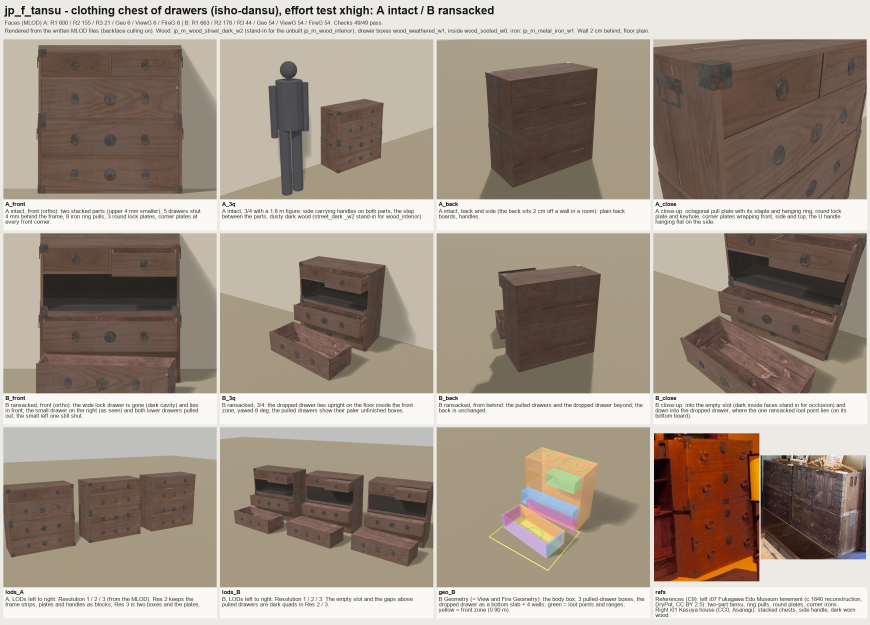
#> input picture spikes/effort_test/xhigh/tansu_contact_sheet.png, 2610 x 1874 px, given in place of jp_m_wood_street_dark_w2_co.png, which was not available (shown at 1/3 size)
$ python build.py tansu_contact_sheet.png
#> lines starting #> are read from the running program, lines starting #| are printed output that depends on the picture; after the words box and inside, x2 and y2 are one past the last pixel; in counts of white or black regions, pixels touching at a corner belong together; pictures that were not available may be replaced by others from this repository, and a replacement may not be noted
### spikes/effort_test/xhigh/tansu.py
"""jp_f_tansu for the effort test (level xhigh): clothing chest of drawers (isho-dansu), two stacked parts.

BUILD_LIST row 26: 1.00 x 0.45 x 1.00 m (two parts of 0.50), 5 drawers, iron ring pulls, carrying handles on the
sides, wood body, iron fittings; T2-3. Two states:
  A  model("A")  intact: every drawer shut, dust-worn finish (the wear level carries the dust).
  B  model("B")  ransacked: the upper wide (lock) drawer lies on the floor in front, three drawers pulled out, one shut.

Frame (PLAYBOOK 10.4, vanilla furniture): origin = base centre on the floor, +y up, +z = the FRONT (drawers),
autocenter=0. +x is the chest's own right (a viewer facing the drawers sees +x on the LEFT; DayZ is left-handed).

Built on the parts kit's Solid / Part (read-only import of japan_dev/parts/kit/jpparts): flat-shaded faces with
world-scale UVs, Geometry / View / Fire from closed convex boxes. Hidden faces are simply not emitted (sheets).
"""
import math
import os
import sys

HERE = os.path.dirname(os.path.abspath(__file__))
DEV = os.path.abspath(os.path.join(HERE, "..", "..", ".."))
sys.path.insert(0, os.path.join(DEV, "parts", "kit"))
from jpparts import core, mlod  # noqa: E402

# ------------------------------------------------------------------------------------------------ materials
# jp_m_wood_interior / timber_interior is not built yet (BUILD_LIST B1). Closest library stand-ins:
WOOD = "wood_street_dark"    # show wood: dE76 8.8 (_w2) to timber_interior (69,52,46), tolerance 14; oiled dark sugi
INNER = "wood_sooted"        # inside faces of the carcass (seen only through an empty or pulled drawer): fakes the
#                              occlusion of a closed cabinet (timber_sooted, near-black brown)
RAW = "wood_weathered"       # drawer boxes (sides, back, bottom, the inside of the front): unfinished secondary wood
IRON = "metal_iron"          # iron_black, dE76 1.0 at _w1; glossy by design (PLAYBOOK 15.3 T12)
WEAR = {WOOD: "_w2", INNER: "_w0", RAW: "_w1", IRON: "_w1"}   # _w2 street_dark = "dusty, raised grain, pale edge wear"

TILE = 2.0                   # wood textures: 2.0 m tile, 1024 px, planks run along v
TEXPNG = os.path.join(DEV, "data", "materials", "textures")
# street_dark (and sooted, the same source photo) is 14 boards of ~73 px (0.143 m): thin joint lines at these pixel
# columns (high-pass scan of jp_m_wood_street_dark_w2_co.png, 2026-09-29). A drawer front is ONE board in a real
# tansu, so each front is fitted into one board (stretched 1.3-2.0x across the grain); larger faces keep the native
# scale and show the joints as the several boards they are.
JOINTS_PX = [3, 76, 149, 222, 294, 366, 440, 515, 588, 660, 737, 810, 882, 953, 1027]
DARK_BOARD = (953 / 1024.0, 1027 / 1024.0)   # the last board averages 52 against ~75 for the rest: it read as a black
#                                              band (a gap) on the back boards, so no face uses it
# boards 7, 9, 10 average ~65: fine as a single drawer front, but on the wide boards they read as shadow bands
DARKISH = [(515 / 1024.0, 588 / 1024.0), (660 / 1024.0, 810 / 1024.0), DARK_BOARD]


def _hits_dark(u0, u1, spans=(DARK_BOARD,)):
    return any(u0 < b + s and u1 > a + s for a, b in spans for s in (-1.0, 0.0, 1.0))
BAND = {WOOD: (0.0, 1.0), INNER: (0.0, 1.0), RAW: (0.0, 1.0)}
_PALE = {}


def _pale_sat(mat):
    """Summed-area table of the texture's pale scratch marks, tiled 2 x 2 for wrap-around. The marks separate cleanly:
    1.51 % of the pixels have an RGB mean above 95, and still 1.51 % above 105 (the wood itself stays below)."""
    if mat in _PALE:
        return _PALE[mat]
    sat = None
    try:
        import numpy as np
        from PIL import Image
        png = os.path.join(TEXPNG, "jp_m_%s%s_co.png" % (mat, WEAR[mat]))
        a = np.asarray(Image.open(png).convert("RGB"), dtype=float).mean(2)
        pale = (a > 100.0).astype(np.int64)
        big = np.tile(pale, (2, 2))
        sat = np.zeros((big.shape[0] + 1, big.shape[1] + 1), dtype=np.int64)
        sat[1:, 1:] = big.cumsum(0).cumsum(1)
    except Exception:  # noqa: BLE001  (no numpy / PIL: fall back to random offsets)
        sat = None
    _PALE[mat] = sat
    return sat


def _pale_count(sat, u0, u1, v0, v1):
    """Pale pixels in the UV rectangle (texture units, any offset; spans up to one tile)."""
    n = 1024
    x0 = int((u0 % 1.0) * n)
    y0 = int((v0 % 1.0) * n)
    x1 = min(x0 + max(1, int((u1 - u0) * n)), 2 * n)
    y1 = min(y0 + max(1, int((v1 - v0) * n)), 2 * n)
    return int(sat[y1, x1] - sat[y0, x1] - sat[y1, x0] + sat[y0, x0])

# ------------------------------------------------------------------------------------------------ dimensions
T = 0.020        # carcass boards (the front frame reads 2 cm)
TB = 0.012       # back panel
REC = 0.004      # closed drawer fronts sit 4 mm behind the frame face (shadow line)
TF = 0.020       # drawer front board
TS = 0.012       # drawer sides and back
TBOT = 0.010     # drawer bottom (the dropped drawer's loot rests on it)
G = 0.002        # gap drawer front <-> frame
DEP = 0.400      # drawer depth incl. the front board
SIDE_DROP = 0.012  # drawer sides are this much lower than the front board

LOWER = dict(name="lower", x0=-0.500, x1=0.500, y0=0.00, y1=0.50, zf=0.225, zb=-0.225,
             rows=[(0.020, 0.240, 1), (0.260, 0.480, 1)])
# the upper part is 4 mm smaller at the front and sides: the step shows the two stacked boxes (kasane-dansu)
UPPER = dict(name="upper", x0=-0.496, x1=0.496, y0=0.50, y1=1.00, zf=0.221, zb=-0.225,
             rows=[(0.520, 0.790, 1), (0.810, 0.980, 2)])
PARTS = (LOWER, UPPER)

# state B: drawer -> ("pull", metres) | ("drop", None) | ("shut", None)
RANSACK = {"U1_xneg": ("pull", 0.20),    # small top drawer on the chest's left (viewer's right)
           "U1_xpos": ("shut", None),
           "U2": ("drop", None),         # the wide lock drawer: the looters' target, now on the floor
           "L1": ("pull", 0.18),
           "L2": ("pull", 0.05)}
DROP_POS = (0.03, 0.700)                 # (x, z) of the dropped drawer's bottom centre on the floor
DROP_YAW = -8.0                          # degrees (core.rot_y convention)
FRONT_ZONE = {"x": [-0.55, 0.55], "z": [0.225, 1.125]}   # 0.90 m in front: kept clear by the decorator

MASS = 45.0      # kg (an empty two-part isho-dansu, assumed)

ROLES = ("right", "left", "top", "bottom", "front", "back")
NRM = {"right": (1.0, 0.0, 0.0), "left": (-1.0, 0.0, 0.0), "top": (0.0, 1.0, 0.0), "bottom": (0.0, -1.0, 0.0),
       "front": (0.0, 0.0, 1.0), "back": (0.0, 0.0, -1.0)}
AXIS = {"x": (1.0, 0.0, 0.0), "y": (0.0, 1.0, 0.0), "z": (0.0, 0.0, 1.0)}


# ------------------------------------------------------------------------------------------------ primitives
def box_quads(x0, x1, y0, y1, z0, z1):
    return {"right": [(x1, y0, z0), (x1, y1, z0), (x1, y1, z1), (x1, y0, z1)],
            "left": [(x0, y0, z0), (x0, y0, z1), (x0, y1, z1), (x0, y1, z0)],
            "top": [(x0, y1, z0), (x0, y1, z1), (x1, y1, z1), (x1, y1, z0)],
            "bottom": [(x0, y0, z0), (x1, y0, z0), (x1, y0, z1), (x0, y0, z1)],
            "front": [(x0, y0, z1), (x1, y0, z1), (x1, y1, z1), (x0, y1, z1)],
            "back": [(x0, y0, z0), (x0, y1, z0), (x1, y1, z0), (x1, y0, z0)]}


_BOARD_PICK = {}     # face key -> (b0, b1, v0): the same drawer front keeps its board in every LOD and both states
_BOARD_USES = {}     # board index -> how many fronts use it (spread the fronts over different boards)


def wood_uv(pts, n, grain, mat, rng, board=False, key=None):
    """UV with the grain along v. board=True (drawer fronts): the face's across-grain extent is fitted into ONE
    texture board. Offsets are chosen to hold the fewest pale scratch marks (the _w2 'pale edge wear'), so a few
    remain but no face is covered in them."""
    g = AXIS[grain]
    if abs(core.dot(g, n)) > 0.5:                      # end grain: run the grain along the face's longer side
        cand = [a for a in AXIS.values() if abs(core.dot(a, n)) < 0.5]
        ext = [max(core.dot(p, a) for p in pts) - min(core.dot(p, a) for p in pts) for a in cand]
        g = cand[0] if ext[0] >= ext[1] else cand[1]
    a = [ax for ax in AXIS.values() if abs(core.dot(ax, n)) < 0.5 and abs(core.dot(ax, g)) < 0.5][0]
    us = [core.dot(p, a) / TILE for p in pts]
    vs = [core.dot(p, g) / TILE for p in pts]
    umin, vmin = min(us), min(vs)
    uspan, vspan = max(us) - umin, max(vs) - vmin
    sat = _pale_sat(mat) if mat == WOOD else None
    if board and mat in (WOOD, INNER):
        if key in _BOARD_PICK:
            b0, b1, v0 = _BOARD_PICK[key]
        else:
            cands = []
            for k in range(len(JOINTS_PX) - 2):         # the last (dark) board is never used
                b0, b1 = (JOINTS_PX[k] + 4) / 1024.0, (JOINTS_PX[k + 1] - 4) / 1024.0
                for j in range(32):
                    v0 = j / 32.0
                    pc = _pale_count(sat, b0, b1, v0, v0 + vspan) if sat is not None else 0
                    # a short scratch (< 40 px) is welcome wear; a board already used by another front costs more
                    cands.append((max(0, pc - 40) + 150 * _BOARD_USES.get(k, 0), rng.random(), k, b0, b1, v0))
            _, _, k, b0, b1, v0 = min(cands)
            _BOARD_USES[k] = _BOARD_USES.get(k, 0) + 1
            if key:
                _BOARD_PICK[key] = (b0, b1, v0)
        s = (b1 - b0) / uspan if uspan > 1e-9 else 1.0
        return [(b0 + (u - umin) * s, v0 + (v - vmin)) for u, v in zip(us, vs)]
    if sat is not None:
        cands = []
        for i in range(64):
            u0 = i / 64.0
            dark = 100000 if (mat == WOOD and _hits_dark(u0, u0 + uspan, DARKISH)) else 0
            for j in range(32):
                v0 = j / 32.0
                cands.append((dark + _pale_count(sat, u0, u0 + uspan, v0, v0 + vspan), rng.random(), u0, v0))
        _, _, u0, v0 = min(cands)
    else:
        u0, v0 = rng.random(), rng.random()
    return [(u0 + (u - umin), v0 + (v - vmin)) for u, v in zip(us, vs)]


def vbox(x0, x1, y0, y1, z0, z1, mats, grain="x", skip=(), vis=(1,), rng=None, name="", board=()):
    """Visual box as an open sheet: only the faces not in `skip`. mats: key or {role: key, 'default': key}.
    board: roles whose face is fitted into one texture board (drawer fronts)."""
    q = box_quads(min(x0, x1), max(x0, x1), min(y0, y1), max(y0, y1), min(z0, z1), max(z0, z1))
    quads, normals, uvs, fmats = [], [], [], []
    rng = rng or core.rng_for(name or "%.4f%.4f%.4f" % (x0, y0, z0))
    for role in ROLES:
        if role in skip:
            continue
        m = mats if isinstance(mats, str) else mats.get(role, mats.get("default"))
        quads.append(q[role])
        normals.append(NRM[role])
        fmats.append(m)
        uvs.append(None if m == IRON else wood_uv(q[role], NRM[role], grain, m, rng, board=role in board,
                                                  key=(name + role) if name else None))
    if not quads:
        return None
    return _sheet(quads, normals, fmats, uvs, vis)


def _sheet(quads, normals, fmats, uvs, vis):
    s = core.Solid([p for q in quads for p in q], [], "x", vis=vis, normals=normals)
    k = 0
    s.faces = []
    for q in quads:
        s.faces.append(list(range(k, k + len(q))))
        k += len(q)
    s.mats = {"default": fmats[0]}
    s.fm, s.fuv, s.fn = [], [], []
    for fi, q in enumerate(quads):
        n = s._outward(fi)
        s.fn.append(n)
        s.fm.append(fmats[fi])
        core.mat_info(fmats[fi])
        s.fuv.append(uvs[fi] if uvs[fi] is not None else core.face_uvs(s, fi, n, fmats[fi]))
    # split n-gons (> 4 points) into quad fans like Solid.finalize
    if any(len(f) > 4 for f in s.faces):
        nf, nfm, nfuv, nfn = [], [], [], []
        for f, m, uv, n in zip(s.faces, s.fm, s.fuv, s.fn):
            if len(f) <= 4:
                nf.append(f); nfm.append(m); nfuv.append(uv); nfn.append(n)
                continue
            j = 1
            while j < len(f) - 1:
                idx = [0, j, j + 1, j + 2] if j + 2 < len(f) else [0, j, j + 1]
                nf.append([f[i] for i in idx]); nfm.append(m); nfuv.append([uv[i] for i in idx]); nfn.append(n)
                j += len(idx) - 2
        s.faces, s.fm, s.fuv, s.fn = nf, nfm, nfuv, nfn
    s.normals = s.fn
    return s


# [40 lines left out: functions iron_disc, iron_ring, quad_front, not called in this run]


def coll_box(x0, x1, y0, y1, z0, z1):
    """Closed convex component for Geometry, View Geometry and Fire Geometry (wood penetration)."""
    return core.box(x0, x1, y0, y1, z0, z1, WOOD, vis=(), geo=True, view=True, fire="wood")


# ------------------------------------------------------------------------------------------------ fittings
# [83 lines left out: functions pull, lock_plate, corner_fittings, side_handles, not called in this run]


# ------------------------------------------------------------------------------------------------ carcass
def carcass(P):
    """Res 1 carcass of one part from boards: the frame is the boards' front edges; inside faces are INNER."""
    x0, x1, y0, y1, zf, zb = P["x0"], P["x1"], P["y0"], P["y1"], P["zf"], P["zb"]
    nm = P["name"]
    out = []
    # top board (full width); the lower part's top shows only as the 4 mm ledge under the upper part
    out.append(vbox(x0, x1, y1 - T, y1, zb, zf, {"default": WOOD, "bottom": INNER}, grain="x", name=nm + "top"))
    # bottom board: its underside is on the floor / on the lower part
    out.append(vbox(x0, x1, y0, y0 + T, zb, zf, {"default": WOOD, "top": INNER}, grain="x", skip=("bottom",),
                    name=nm + "bot"))
    # side boards between top and bottom (vertical grain; the finger-jointed corners of i01)
    out.append(vbox(x0, x0 + T, y0 + T, y1 - T, zb, zf, {"default": WOOD, "right": INNER}, grain="y",
                    skip=("top", "bottom"), name=nm + "sl"))
    out.append(vbox(x1 - T, x1, y0 + T, y1 - T, zb, zf, {"default": WOOD, "left": INNER}, grain="y",
                    skip=("top", "bottom"), name=nm + "sr"))
    # back panel between the boards
    out.append(vbox(x0 + T, x1 - T, y0 + T, y1 - T, zb, zb + TB, {"default": WOOD, "front": INNER}, grain="x",
                    skip=("left", "right", "top", "bottom"), name=nm + "back"))
    # rails (dust boards) between the drawer rows, and the vertical divider of a two-drawer row
    rows = P["rows"]
    for k in range(len(rows) - 1):
        ya, yb = rows[k][1], rows[k + 1][0]
        out.append(vbox(x0 + T, x1 - T, ya, yb, zb + TB, zf, {"default": INNER, "front": WOOD}, grain="x",
                        skip=("left", "right", "back"), name=nm + "rail%d" % k))
    for (oy0, oy1, nc) in rows:
        if nc == 2:
            out.append(vbox(-0.010, 0.010, oy0, oy1, zb + TB, zf, {"default": INNER, "front": WOOD}, grain="y",
                            skip=("top", "bottom", "back"), name=nm + "div"))
    return out


def openings(P):
    """[(drawer id, x0, x1, y0, y1)] of one part (the frame's clear openings)."""
    x0, x1 = P["x0"] + T, P["x1"] - T
    out = []
    tag = "U" if P is UPPER else "L"
    n = len(P["rows"])
    for k, (oy0, oy1, nc) in enumerate(P["rows"]):
        rid = "%s%d" % (tag, n - k)          # row 1 = the top row of the part
        if nc == 1:
            out.append((rid, x0, x1, oy0, oy1))
        else:
            out.append((rid + "_xneg", x0, -0.010, oy0, oy1))
            out.append((rid + "_xpos", 0.010, x1, oy0, oy1))
    return out


# ------------------------------------------------------------------------------------------------ drawers
# [104 lines left out: functions drawer_fittings, drawer_front_shut, drawer_body, drawer_box_far, moved, dropped_local and 1 more, not called in this run]


# ------------------------------------------------------------------------------------------------ the model
def model(state="A"):
    """-> (Part, info). state 'A' = intact, 'B' = ransacked."""
#> called with state = 'A'
    assert state in ("A", "B")
    part = core.Part("jp_f_tansu", "" if state == "A" else "_ransacked")
    part.wear = "_w1"
    part.wear_by_mat = dict(WEAR)
    sol = []
    info = {"state": state, "drawers": {}, "loot": [], "components": []}
    ops = {}
    for P in PARTS:
        for op in openings(P):
            ops[op[0]] = (P,) + op[1:]
    # ---- Res 1
    for P in PARTS:
        sol += carcass(P)
        sol += corner_fittings(P, 1)
        sol += side_handles(P, 1)
#> this loop made 1 pass
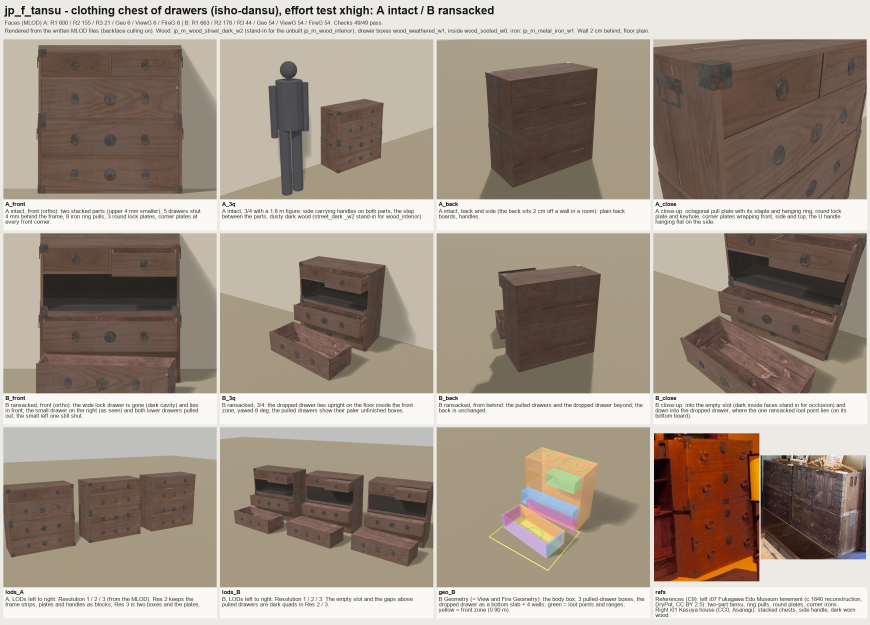
#> input picture spikes/effort_test/xhigh/tansu_contact_sheet.png, 2610 x 1874 px, given in place of jp_m_wood_street_dark_w2_co.png, which was not available (shown at 1/3 size)
#> pass 1, in _pale_sat, `a = np.asarray(Image.open(png).convert("RGB"), dtype=float).mean(2)`:
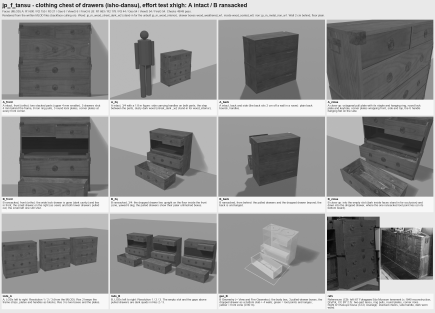
#> a: shape (1874, 2610) float64 (shown at 1/6 size); min 0, max 255, mean 149.4
#> pass 1, in _pale_sat, `pale = (a > 100.0).astype(np.int64)`:
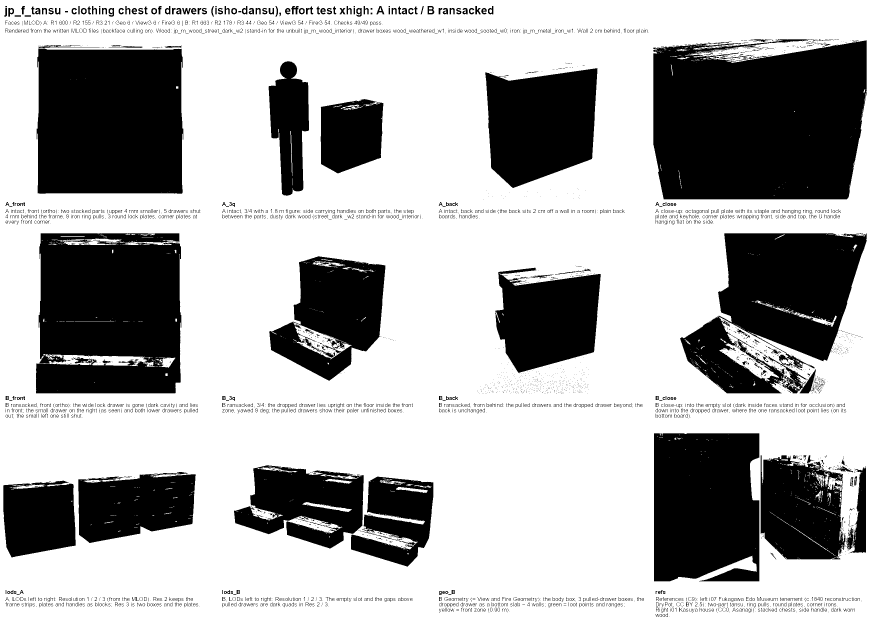
#> pale: shape (1874, 2610) int64 (shown at 1/3 size); values 0 (black) and 1 (white), 67.5% white; 5067 black regions (4245 under 20 px), largest, box (x1, y1, x2, y2) and area: (1960, 118, 2600, 598) 274357, (108, 700, 544, 1180) 190164, (110, 136, 550, 581) 186526
#> (the rest of the program and of its run is left out)
